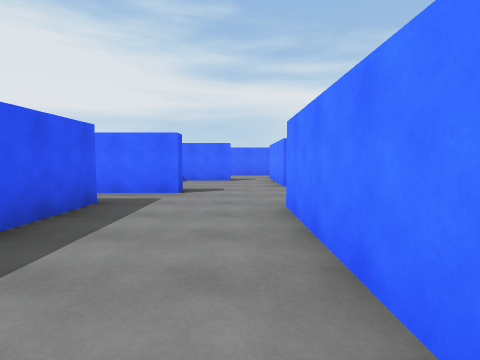
View 1 (above)

22 first-person views from a walk through a scene from a Unity 3-D project. The camera is 1.4 m above the floor, tilts 4° down and sees 80° across. The floor is counted in squares, 2 m on a side. Each view is taken from the middle of a square. On the plan, view 1 faces up. The plan holds only what a view shows up to about 10 squares ahead; the rest is blank. The player character is not drawn.

View 2
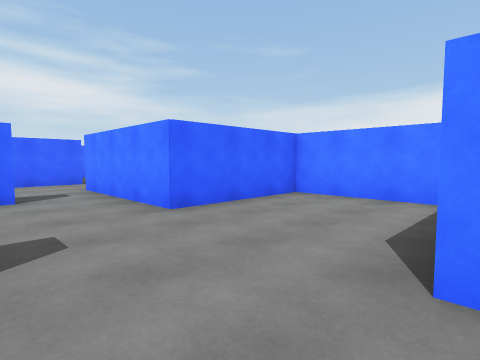

View 3
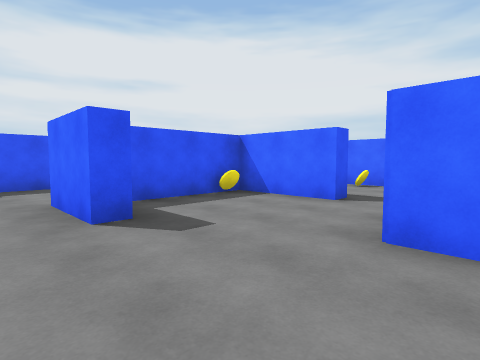

View 4
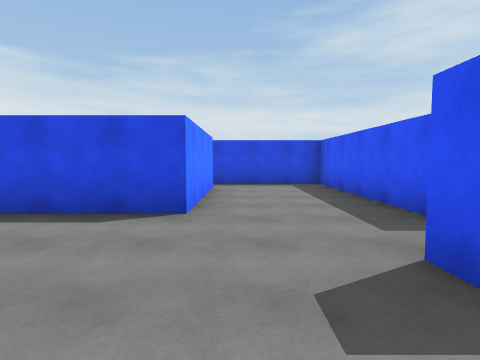

View 5
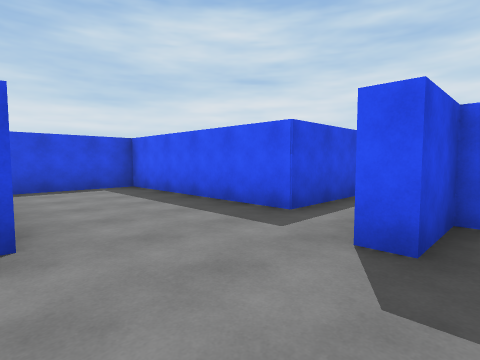

View 6
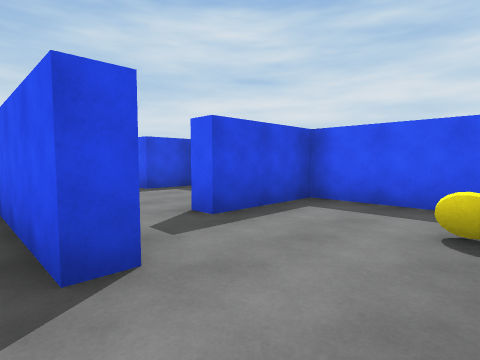

View 7
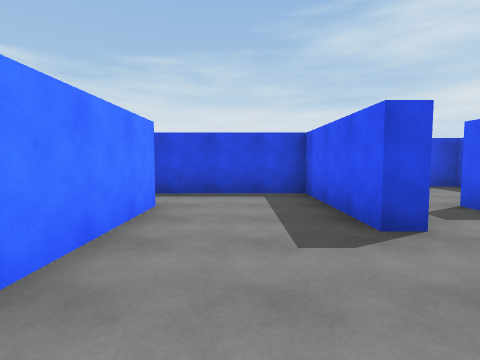

View 8
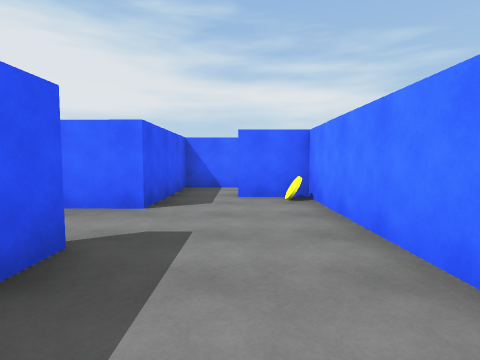

View 9
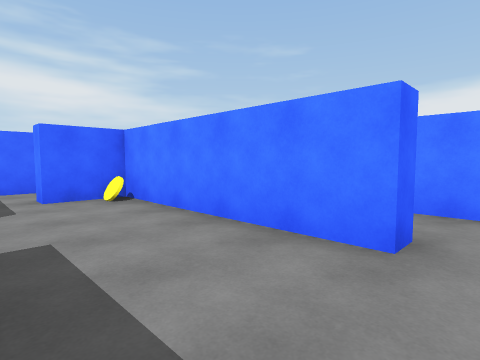

View 10
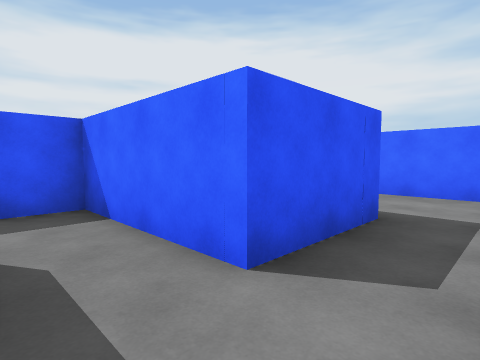

View 11
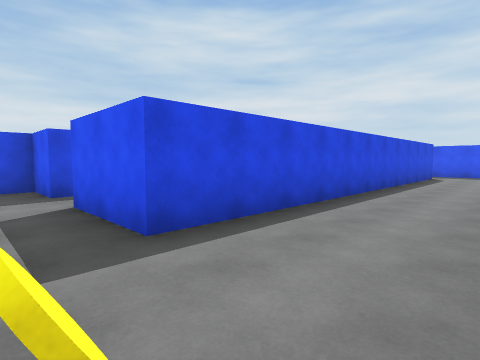

View 12
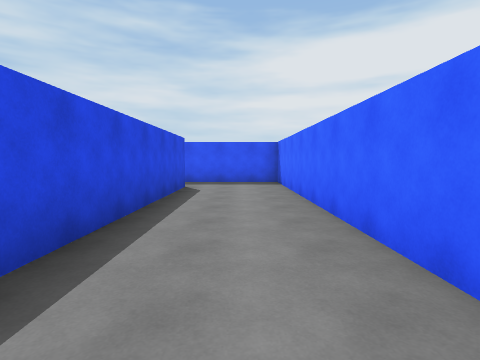

View 13
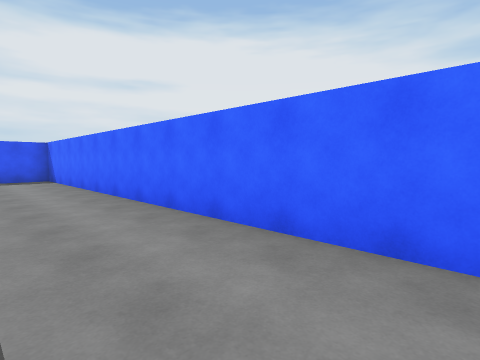

View 14
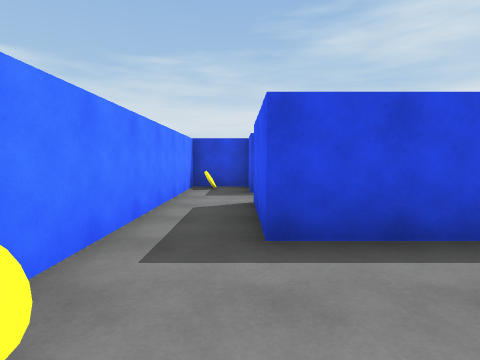

View 15
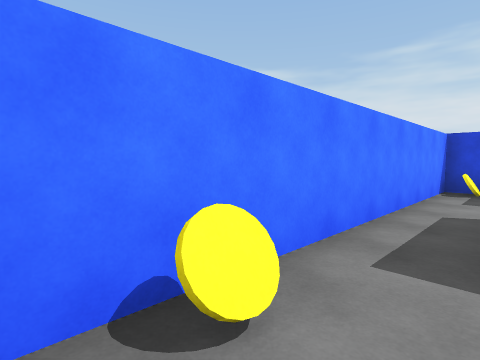

View 16
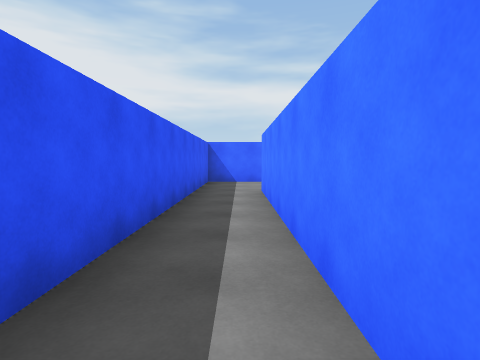

View 17
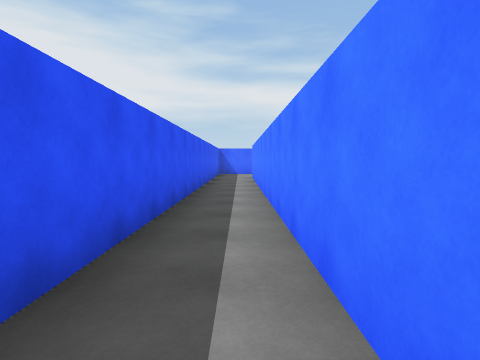

View 18
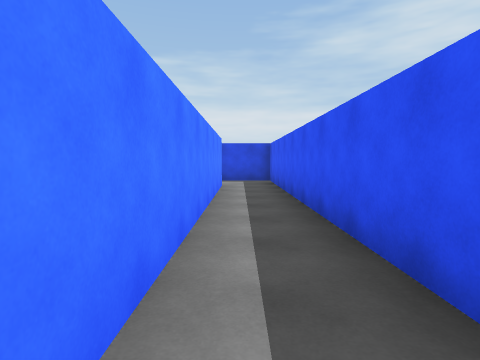

View 19
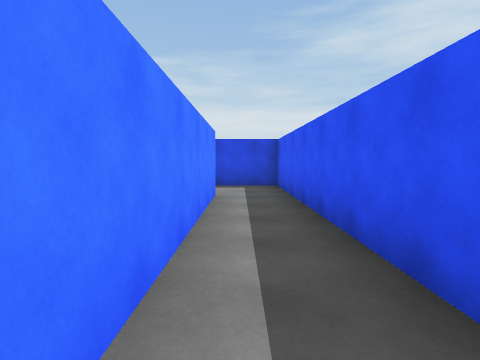

View 20
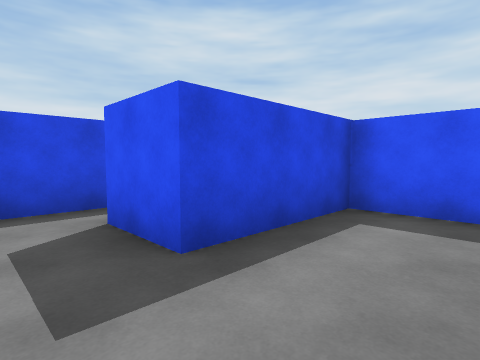

View 21
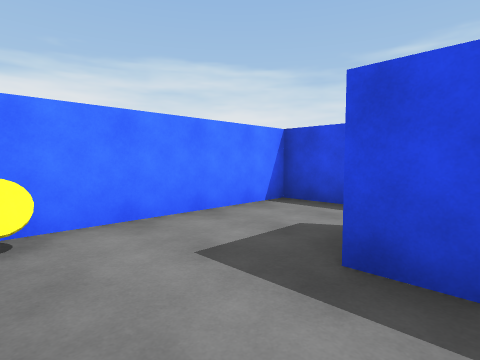

View 22
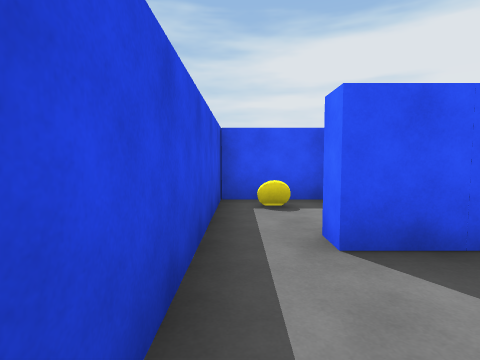

### Floor plan
Ten units are one square. View 1 is at (0, 0); x grows to the right and y downward. Boxes are objects, and circles mark ways between rooms. Rooms are numbered by the first view taken in them; rooms with no view inside come last. Other rooms are left out.
<svg viewBox="-85 -217 155 225">
<path fill="none" stroke="#000" d="M-23 -47 -23 3 9 3M7 -8 7 -43 31 -43M43 -49 43 -75 12 -75 12 -112M-3 -102 -3 -97 -27 -97 -27 -65 -13 -65 -13 -60 -31 -60M12 -112 16 -112 16 -80 49 -80M43 -97 43 -144 30 -144 30 -149M16 -163 16 -131 4 -131M44 -149 48 -149 48 -135 62 -135 62 -185M48 -186 48 -163 26 -163M55 -212 -80 -212 -80 -22 -52 -22M62 -185 62 -210M-65 -42 -65 -186 48 -186M-52 -22 -52 -8M-28 3 -28 -38M-52 -8 -58 -8M-80 -15 -80 3 -28 3M4 -131 -18 -131M-27 -126 -27 -102 -3 -102M26 -163 16 -163"/>
<rect x="-25" y="-95" width="10" height="10" fill="#bbb"><title>other object</title></rect>
<rect x="35" y="-145" width="10" height="10" fill="#bbb"><title>other object</title></rect>
<rect x="55" y="-145" width="10" height="10" fill="#bbb"><title>other object</title></rect>
<rect x="55" y="-205" width="10" height="10" fill="#bbb"><title>other object</title></rect>
<rect x="-35" y="-45" width="10" height="10" fill="#bbb"><title>other object</title></rect>
<rect x="-75" y="-15" width="10" height="10" fill="#bbb"><title>other object</title></rect>
<circle cx="0" cy="-100" r="3" fill="#2a7"/>
<circle cx="10" cy="-120" r="3" fill="#2a7"/>
<circle cx="20" cy="-150" r="3" fill="#2a7"/>
<circle cx="55" cy="-175" r="3" fill="#2a7"/>
<circle cx="35" cy="-160" r="3" fill="#2a7"/>
<circle cx="-55" cy="-35" r="3" fill="#2a7"/>
<circle cx="-35" cy="-15" r="3" fill="#2a7"/>
<text x="0" y="-50">1</text>
<text x="30" y="-120">2</text>
<text x="50" y="-160">3</text>
<text x="-30" y="-190">4</text>
<text x="-40" y="-30">5</text>
<text x="-50" y="0">6</text>
<text x="-10" y="-120">7</text>
<text x="20" y="-160">8</text>
</svg>
Room 1 opens to room 7. Room 2 opens to room 7. Room 2 opens to room 8. Room 3 opens to room 4. Room 3 opens to room 8. Room 4 opens to room 5. Room 5 opens to room 6.

Where each view was taken, in squares from view 1:
view 1: 0 up, 0 right, facing up
view 2: 4 up, 1 left, facing up-right
view 3: 5 up, 2 right, facing up-left
view 4: 8 up, 0 right, facing down
view 5: 7 up, 1 right, facing down-left
view 6: 13 up, 2 right, facing down-left
view 7: 14 up, 3 right, facing down
view 8: 9 up, 3 right, facing up
view 9: 9 up, 2 right, facing up-right
view 10: 15 up, 6 right, facing up-left
view 11: 21 up, 6 right, facing down-left
view 12: 20 up, 1 right, facing left
view 13: 19 up, 3 right, facing up-left
view 14: 21 up, 5 right, facing down
view 15: 21 up, 5 right, facing down-right
view 16: 12 up, 7 left, facing up
view 17: 7 up, 7 left, facing up
view 18: 12 up, 7 left, facing down
view 19: 10 up, 7 left, facing down
view 20: 4 up, 4 left, facing down-left
view 21: 4 up, 6 left, facing down-right
view 22: 0 up, 3 left, facing left
